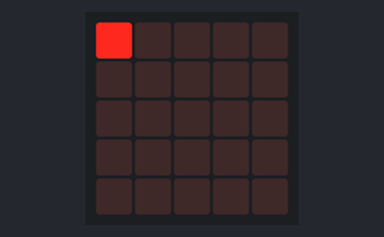
The program below on a simulated BBC micro:bit (MakeCode). Shown: the board's 5×5 LED display. At 4.0 s the program stops and its outputs stay as they are.

Above: at 0.01 s.
At 0.41 s:
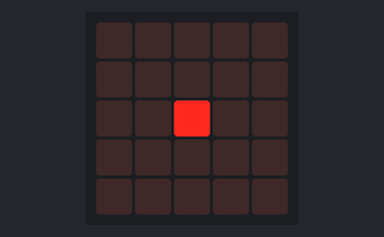
At 1.21 s:
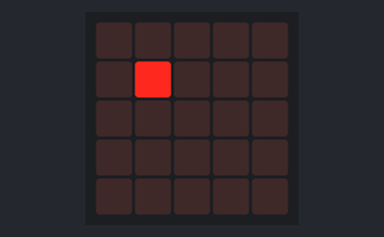
At 1.61 s:
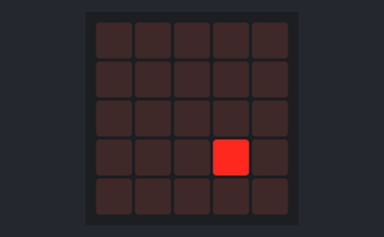
At 3.81 s:
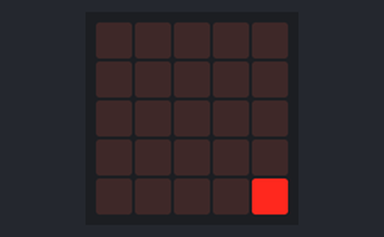

The program:

main.ts
```typescript
let y = 0
let x = 0
for (let index = 0; index < 4; index++) {
    x = 0
    y = 0
    for (let index = 0; index < 5; index++) {
        led.plot(x, y)
        x += 1
        y += 1
        basic.pause(100)
        basic.clearScreen()
        basic.pause(100)
    }
}
```

test.ts
```typescript
// ide kerülnek a tesztek; a rendszer ezt nem kompilálja, ha a csomagot bővítményként használják.
```
